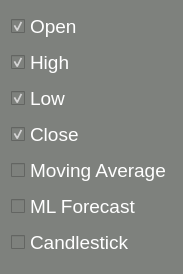
                   <widget class="QWidget" name="scrollAreaWidgetContents">
                    <property name="geometry">
                     <rect>
                      <x>0</x>
                      <y>0</y>
                      <width>175</width>
                      <height>274</height>
                     </rect>
                    </property>
                    <property name="styleSheet">
                     <string notr="true">QWidget {
	color: white;
	background-color: rgb(126, 129, 125);
}</string>
                    </property>
                    <layout class="QVBoxLayout" name="verticalLayout_3">
                     <item>
                      <widget class="QCheckBox" name="checkBoxOpen">
                       <property name="font">
                        <font>
                         <pointsize>14</pointsize>
                        </font>
                       </property>
                       <property name="text">
                        <string>Open</string>
                       </property>
                       <property name="checked">
                        <bool>true</bool>
                       </property>
                      </widget>
                     </item>
                     <item>
                      <widget class="QCheckBox" name="checkBoxHigh">
                       <property name="font">
                        <font>
                         <pointsize>14</pointsize>
                        </font>
                       </property>
                       <property name="text">
                        <string>High</string>
                       </property>
                       <property name="checked">
                        <bool>true</bool>
                       </property>
                      </widget>
                     </item>
                     <item>
                      <widget class="QCheckBox" name="checkBoxLow">
                       <property name="font">
                        <font>
                         <pointsize>14</pointsize>
                        </font>
                       </property>
                       <property name="text">
                        <string>Low</string>
                       </property>
                       <property name="checked">
                        <bool>true</bool>
                       </property>
                      </widget>
                     </item>
                     <item>
                      <widget class="QCheckBox" name="checkBoxClose">
                       <property name="font">
                        <font>
                         <pointsize>14</pointsize>
                        </font>
                       </property>
                       <property name="text">
                        <string>Close</string>
                       </property>
                       <property name="checked">
                        <bool>true</bool>
                       </property>
                      </widget>
                     </item>
                     <item>
                      <widget class="QCheckBox" name="checkBoxMovingAverage">
                       <property name="font">
                        <font>
                         <pointsize>14</pointsize>
                        </font>
                       </property>
                       <property name="styleSheet">
                        <string notr="true">color: white;</string>
                       </property>
                       <property name="text">
                        <string>Moving Average</string>
                       </property>
                       <property name="checked">
                        <bool>false</bool>
                       </property>
                      </widget>
                     </item>
                     <item>
                      <widget class="QCheckBox" name="checkBoxForecast">
                       <property name="font">
                        <font>
                         <pointsize>14</pointsize>
                        </font>
                       </property>
                       <property name="text">
                        <string>ML Forecast</string>
                       </property>
                      </widget>
                     </item>
                     <item>
                      <widget class="QCheckBox" name="checkBoxCandlestick">
                       <property name="enabled">
                        <bool>true</bool>
                       </property>
                       <property name="font">
                        <font>
                         <pointsize>14</pointsize>
                        </font>
                       </property>
                       <property name="text">
                        <string>Candlestick</string>
                       </property>
                       <property name="checked">
                        <bool>false</bool>
                       </property>
                      </widget>
                     </item>
                    </layout>
                   </widget>
